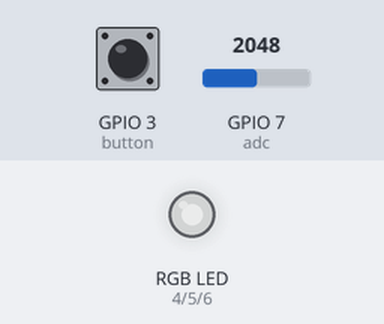
Simulated run of this program. Board: ESP32 board running MicroPython. On the bench: an RGB LED mixed from three pins (HIGH = lit). The test bench sets the inputs (shaded band); at power-on: GPIO 7 (adc) = 2048, GPIO 3 (button) HIGH (analog values on the 0–4095 scale). Dim RGB values are drawn brighter than linear.

Above: at 1.2 s.
1.3 s: GPIO 7 (adc) set to 2866
At 2.0 s:
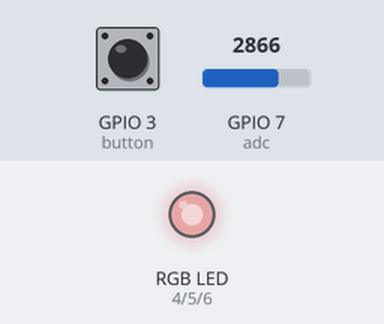
2.8 s: GPIO 3 (button) pulled LOW for 0.15 s
At 3.9 s:
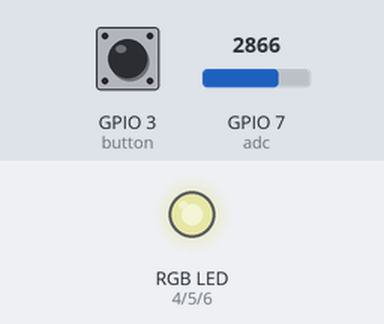
4.4 s: GPIO 7 (adc) set to 3603
At 5.2 s:
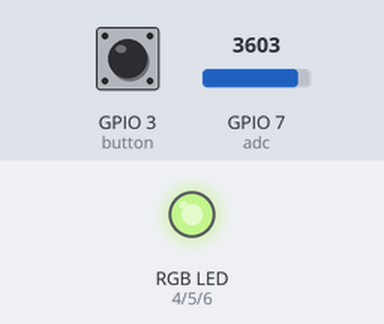
5.9 s: GPIO 3 (button) pulled LOW for 1 s
At 7.0 s:
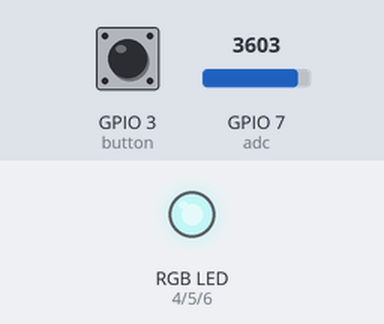
8.4 s: GPIO 3 (button) pulled LOW for 0.15 s
At 9.6 s:
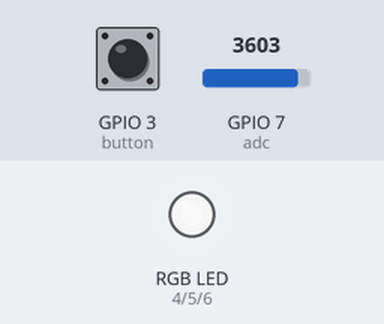
10.0 s: GPIO 7 (adc) set to 2047
At 10.9 s:
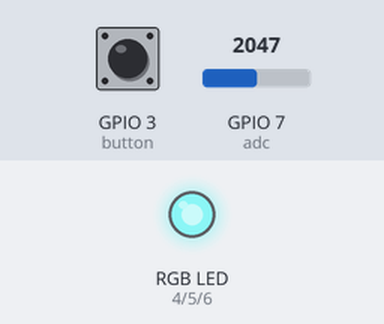
Timing chart, 0 to 12.5 s (numbered marks = the images above; inputs shaded):
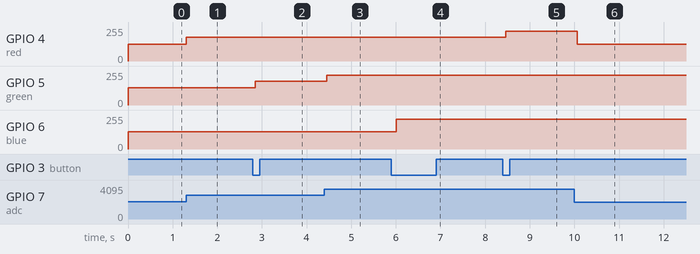

Measured:
- after the input at 1.3 s, GPIO 4 (red): 127/255 → 178/255 at once
- after the input at 2.8 s, GPIO 5 (green): 128/255 → 178/255 after 0.05 s
- after the input at 4.4 s, GPIO 5 (green): 178/255 → 224/255 after 0.06 s
- after the input at 5.9 s, GPIO 6 (blue): 128/255 → 224/255 after 0.11 s
- after the input at 8.4 s, GPIO 4 (red): 178/255 → 224/255 after 0.06 s
- after the input at 10.0 s, GPIO 4 (red): 224/255 → 127/255 after 0.06 s

The program:

rgbLed_Controller_PartB.py
```python
#!/usr/bin/env python
# -*-coding:utf-8 -*-
'''
@File    :   rgbLed_Controller_PartB.py
@Time    :   2024/03/13 13:24:10
@Author  :   Uras Ayanoglu
@Version :   1.0
@Contact :   uras.ayanoglu@edu.turkuamk.fi
@License :   (C)Copyright 2024, Uras Ayanoglu
@Desc    :   A simple RGB LED controller using potentiometer for brightness level and tactile switch that changes the color of the LED
@Platform:   AI-Thinker NodeMCU ESP12k ESP32-S2 on MicroPython v1.22.2
'''

from machine import ADC, Pin, PWM
import time

# Initialize ADC for potentiometer
adc = ADC(Pin(7))
adc.atten(ADC.ATTN_11DB)  # For full range of 3.3V or 5V

# Initialize PWM for RGB LED
red = PWM(Pin(4), freq=5000)
green = PWM(Pin(5), freq=5000)
blue = PWM(Pin(6), freq=5000)

# Initialize the button
button = Pin(3, Pin.IN)

# Variables to track button state and color selection
last_button_state = 1
current_color = 0
debounce_time = 50

def update_led_brightness(color, value):
    # Make sure value is within PWM range
    pwm_value = max(0, min(1023, value))

    # Adjust the brightness of the specified color
    if color == 0:
        red.duty(pwm_value)
    elif color == 1:
        green.duty(pwm_value)
    else:
        blue.duty(pwm_value)

while True:
    button_state = button.value()
    if button_state != last_button_state:
        if button_state == 0:  # Button is pressed
            time.sleep_ms(debounce_time)  # Debouncing
            current_color = (current_color + 1) % 3  # Cycle through colors

    last_button_state = button_state

    # Read potentiometer value and map to PWM range
    pot_value = adc.read() * 1023 // 4095

    # Update the brightness of the selected LED
    update_led_brightness(current_color, pot_value)

    time.sleep(0.1)  # Small delay to reduce flickering
```
